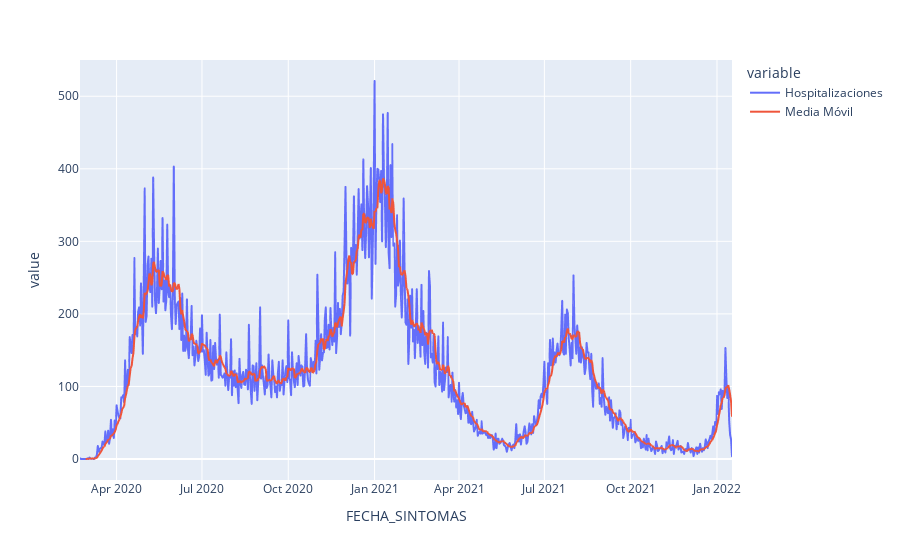

The notebook cell this image was saved under:
### Markdown cell above
Gracias a nuentra base aplanada es muy fácil distinguirlos, entonces sólo los tenemos que seleccionar, agregar por día y podemos hacer una gráfica como las anteriores (incluyendo la media móvil). Recordemos que confirmados estáá indexado por fecha de inicio de síntomas, entonces nuestra curva de hospitalización estará indexada por la misma fecha

### Code cell
hospitalizados = confirmados[confirmados.TIPO_PACIENTE == 'HOSPITALIZADO']
hospitalizados_diarios = (hospitalizados
                          .groupby(pd.Grouper(freq='D'))[['ID_REGISTRO']] # grupos por dia y seleccionamos 'ID_REGISTRO'
                          .size() # Calculamos el tamaño de cada grupo
                          .reset_index() # Convertimos el resultado (que es una serie) en DataFrame
                          .rename({0:'Hospitalizaciones'}, axis=1) # Le damos nombre a la columna que obtenemos
                        )
hospitalizados_diarios['Media Móvil'] = hospitalizados_diarios.rolling(window=7).mean()
hospitalizados_diarios = hospitalizados_diarios.melt(id_vars=['FECHA_SINTOMAS'], value_vars=['Hospitalizaciones', 'Media Móvil'])
fig = px.line(hospitalizados_diarios, x='FECHA_SINTOMAS', y='value', color='variable')
fig.show()

### Figure 1 — Plotly figure (JSON) as saved in the notebook; plotly's stock layout.template omitted (floating-point values rounded to 4 significant figures; data arrays with more than 128 entries replaced by an {"elided": "..."} marker saying what was removed)
{"data": [{"hovertemplate": "variable=Hospitalizaciones<br>FECHA_SINTOMAS=%{x}<br>value=%{y}<extra></extra>", "legendgroup": "Hospitalizaciones", "line": {"color": "#636efa", "dash": "solid"}, "marker": {"symbol": "circle"}, "mode": "lines", "name": "Hospitalizaciones", "showlegend": true, "type": "scattergl", "x": {"elided": "696 str values"}, "xaxis": "x", "y": {"elided": "696 int values"}, "yaxis": "y"}, {"hovertemplate": "variable=Media Móvil<br>FECHA_SINTOMAS=%{x}<br>value=%{y}<extra></extra>", "legendgroup": "Media Móvil", "line": {"color": "#EF553B", "dash": "solid"}, "marker": {"symbol": "circle"}, "mode": "lines", "name": "Media Móvil", "showlegend": true, "type": "scattergl", "x": {"elided": "696 str values"}, "xaxis": "x", "y": {"elided": "696 float values"}, "yaxis": "y"}], "layout": {"autosize": true, "legend": {"title": {"text": "variable"}, "tracegroupgap": 0}, "margin": {"t": 60}, "xaxis": {"anchor": "y", "autorange": true, "domain": [0, 1], "range": ["2020-02-22", "2022-01-17"], "title": {"text": "FECHA_SINTOMAS"}, "type": "date"}, "yaxis": {"anchor": "x", "autorange": true, "domain": [0, 1], "range": [-28.94, 549.9], "title": {"text": "value"}, "type": "linear"}}}
